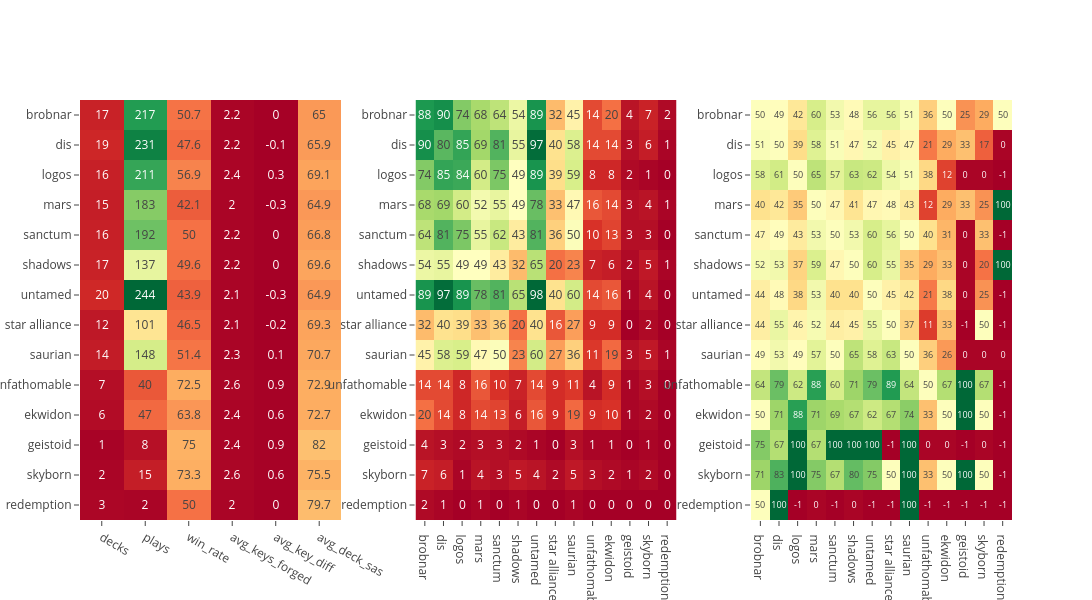

Here is the notebook cell this chart was saved with:
### Markdown cell above
## House stats

### Code cell
house_df = dataframes.group_df(deck_df, "house")
(house_plays_hm, house_wins_hm) = dataframes.group_hms(house_df, deck_df, match_hm, "house")
plots.plot_group_heatmaps(house_df, house_plays_hm, house_wins_hm)

### Figure 1 — Plotly figure (JSON) as saved in the notebook; plotly's stock layout.template omitted (floating-point values rounded to 4 significant figures; data arrays with more than 128 entries replaced by an {"elided": "..."} marker saying what was removed)
{"data": [{"colorscale": [[0, "rgb(165,0,38)"], [0.1, "rgb(215,48,39)"], [0.2, "rgb(244,109,67)"], [0.3, "rgb(253,174,97)"], [0.4, "rgb(254,224,139)"], [0.5, "rgb(255,255,191)"], [0.6, "rgb(217,239,139)"], [0.7, "rgb(166,217,106)"], [0.8, "rgb(102,189,99)"], [0.9, "rgb(26,152,80)"], [1, "rgb(0,104,55)"]], "hovertemplate": "<b>row:</b> %{y}<br><b>column:</b> %{x}<extra></extra>", "showscale": false, "text": [[3, 2, 50, 2, 0, 79.7], [2, 15, 73.3, 2.6, 0.6, 75.5], [1, 8, 75, 2.4, 0.9, 82], [6, 47, 63.8, 2.4, 0.6, 72.7], [7, 40, 72.5, 2.6, 0.9, 72.9], [14, 148, 51.4, 2.3, 0.1, 70.7], [12, 101, 46.5, 2.1, -0.2, 69.3], [20, 244, 43.9, 2.1, -0.3, 64.9], [17, 137, 49.6, 2.2, 0, 69.6], [16, 192, 50, 2.2, 0, 66.8], [15, 183, 42.1, 2, -0.3, 64.9], [16, 211, 56.9, 2.4, 0.3, 69.1], [19, 231, 47.6, 2.2, -0.1, 65.9], [17, 217, 50.7, 2.2, 0, 65]], "texttemplate": "%{text}", "type": "heatmap", "x": ["decks", "plays", "win_rate", "avg_keys_forged", "avg_key_diff", "avg_deck_sas"], "xaxis": "x", "y": ["redemption", "skyborn", "geistoid", "ekwidon", "unfathomable", "saurian", "star alliance", "untamed", "shadows", "sanctum", "mars", "logos", "dis", "brobnar"], "yaxis": "y", "z": [[3, 2, 50, 2, 0, 79.7], [2, 15, 73.3, 2.6, 0.6, 75.5], [1, 8, 75, 2.4, 0.9, 82], [6, 47, 63.8, 2.4, 0.6, 72.7], [7, 40, 72.5, 2.6, 0.9, 72.9], [14, 148, 51.4, 2.3, 0.1, 70.7], [12, 101, 46.5, 2.1, -0.2, 69.3], [20, 244, 43.9, 2.1, -0.3, 64.9], [17, 137, 49.6, 2.2, 0, 69.6], [16, 192, 50, 2.2, 0, 66.8], [15, 183, 42.1, 2, -0.3, 64.9], [16, 211, 56.9, 2.4, 0.3, 69.1], [19, 231, 47.6, 2.2, -0.1, 65.9], [17, 217, 50.7, 2.2, 0, 65]]}, {"colorscale": [[0, "rgb(165,0,38)"], [0.1, "rgb(215,48,39)"], [0.2, "rgb(244,109,67)"], [0.3, "rgb(253,174,97)"], [0.4, "rgb(254,224,139)"], [0.5, "rgb(255,255,191)"], [0.6, "rgb(217,239,139)"], [0.7, "rgb(166,217,106)"], [0.8, "rgb(102,189,99)"], [0.9, "rgb(26,152,80)"], [1, "rgb(0,104,55)"]], "hovertemplate": "<b>row:</b> %{y}<br><b>column:</b> %{x}<extra></extra>", "showscale": false, "text": {"elided": "14x14 int values"}, "texttemplate": "%{text}", "type": "heatmap", "x": ["brobnar", "dis", "logos", "mars", "sanctum", "shadows", "untamed", "star alliance", "saurian", "unfathomable", "ekwidon", "geistoid", "skyborn", "redemption"], "xaxis": "x2", "y": ["redemption", "skyborn", "geistoid", "ekwidon", "unfathomable", "saurian", "star alliance", "untamed", "shadows", "sanctum", "mars", "logos", "dis", "brobnar"], "yaxis": "y2", "z": {"elided": "14x14 int values"}}, {"colorscale": [[0, "rgb(165,0,38)"], [0.1, "rgb(215,48,39)"], [0.2, "rgb(244,109,67)"], [0.3, "rgb(253,174,97)"], [0.4, "rgb(254,224,139)"], [0.5, "rgb(255,255,191)"], [0.6, "rgb(217,239,139)"], [0.7, "rgb(166,217,106)"], [0.8, "rgb(102,189,99)"], [0.9, "rgb(26,152,80)"], [1, "rgb(0,104,55)"]], "hovertemplate": "<b>row:</b> %{y}<br><b>column:</b> %{x}<extra></extra>", "showscale": false, "text": {"elided": "14x14 int values"}, "texttemplate": "%{text}", "type": "heatmap", "x": ["brobnar", "dis", "logos", "mars", "sanctum", "shadows", "untamed", "star alliance", "saurian", "unfathomable", "ekwidon", "geistoid", "skyborn", "redemption"], "xaxis": "x3", "y": ["redemption", "skyborn", "geistoid", "ekwidon", "unfathomable", "saurian", "star alliance", "untamed", "shadows", "sanctum", "mars", "logos", "dis", "brobnar"], "yaxis": "y3", "z": {"elided": "14x14 int values"}}], "layout": {"height": 600, "width": 1500, "xaxis": {"anchor": "y", "autorange": true, "domain": [0, 0.28], "range": [-0.5, 5.5], "type": "category"}, "xaxis2": {"anchor": "y2", "autorange": true, "domain": [0.36, 0.64], "range": [-0.5, 13.5], "type": "category"}, "xaxis3": {"anchor": "y3", "autorange": true, "domain": [0.72, 1], "range": [-0.5, 13.5], "type": "category"}, "yaxis": {"anchor": "x", "autorange": true, "domain": [0, 1], "range": [-0.5, 13.5], "type": "category"}, "yaxis2": {"anchor": "x2", "autorange": true, "domain": [0, 1], "range": [-0.5, 13.5], "type": "category"}, "yaxis3": {"anchor": "x3", "autorange": true, "domain": [0, 1], "range": [-0.5, 13.5], "type": "category"}}}
